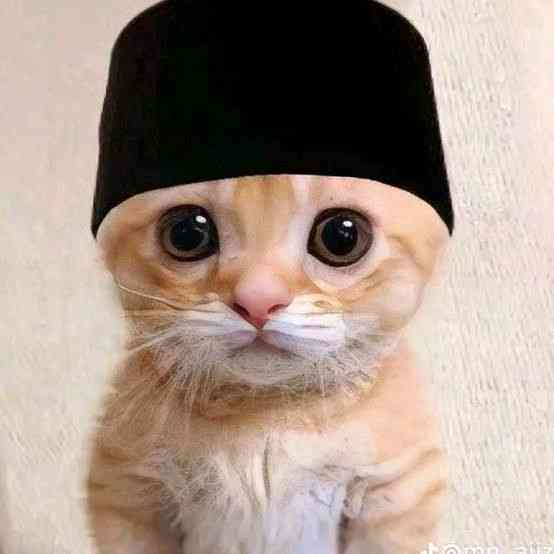
#> input picture project4/kucing.jpg, 554 x 554 px
$ python affine.py
#> lines starting #> are read from the running program, lines starting #| are printed output that depends on the picture
import cv2
import numpy as np
# Membaca gambar
image = cv2.imread('kucing.jpg')
#> image is the input picture: shape (554, 554, 3); mean B, G, R 137.1, 148.4, 166.5

(h, w) = image.shape[:2]
#> h = 554; w = 554
# Titik sebelum transformasi
points1 = np.float32([[50, 50], [200, 50], [50, 200]])
# Titik setelah transformasi
points2 = np.float32([[10, 100], [200, 50], [100, 250]])
# Matriks transformasi affine
M_affine = cv2.getAffineTransform(points1, points2)
# Melakukan transformasi affine
affine_transformed_image = cv2.warpAffine(image, M_affine, (w, h))
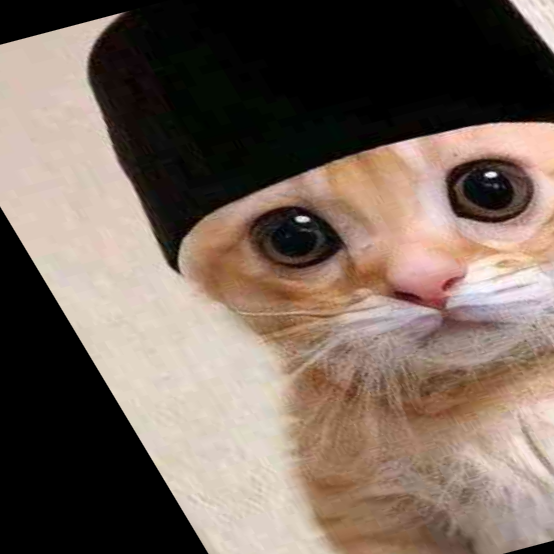
#> affine_transformed_image: shape (554, 554, 3); mean B, G, R 91.6, 102, 118
# Menampilkan hasil
cv2.imshow('Affine Transformed Image', affine_transformed_image)
cv2.waitKey(0)
cv2.destroyAllWindows()
